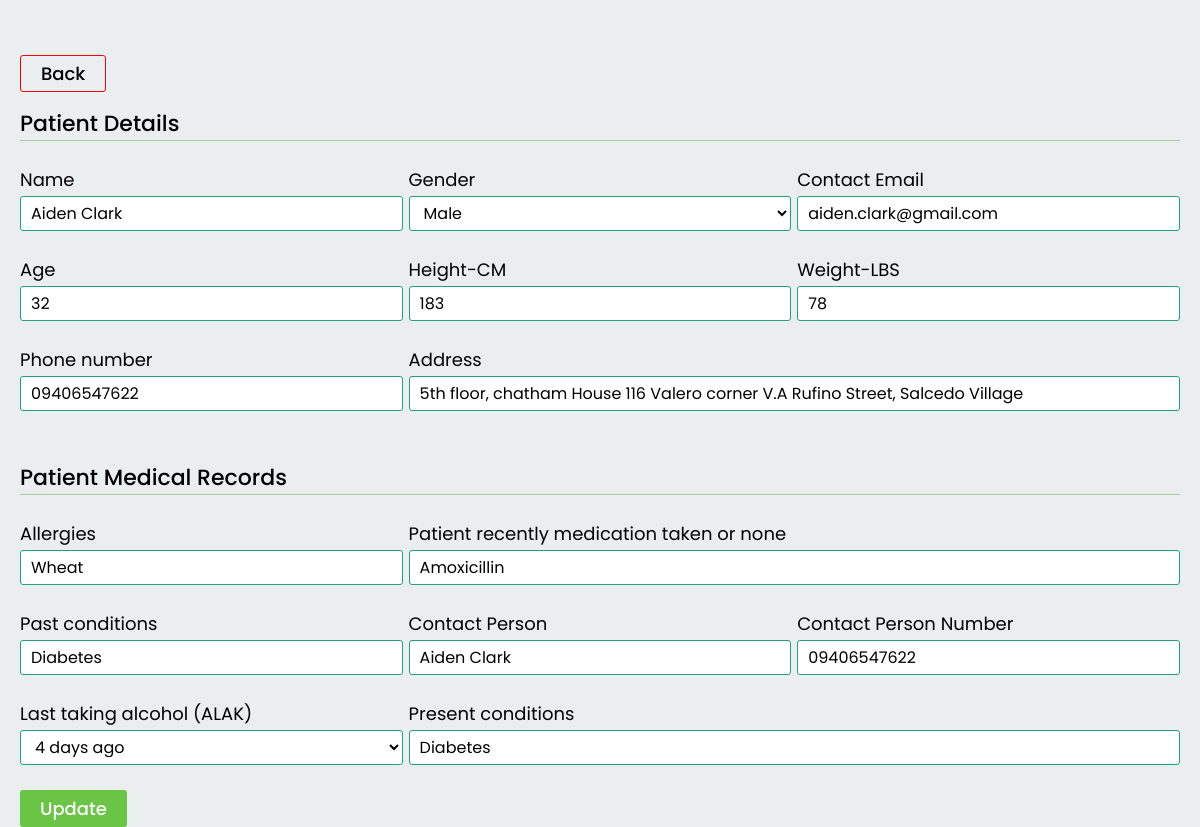
The page /pages/RecordUpdate.php?update=3 (signed in) on the database its author committed.
### tables this page shows
CREATE TABLE `records` (
  `record_id` int(255) NOT NULL,
  `names` varchar(255) NOT NULL,
  `gender` varchar(255) NOT NULL,
  `contactEmail` text NOT NULL,
  `edad` int(255) NOT NULL,
  `height` int(255) NOT NULL,
  `weightlbs` int(255) NOT NULL,
  `phoneNumber` varchar(255) NOT NULL,
  `addresss` varchar(255) NOT NULL,
  `allergies` text NOT NULL,
  `medication` text NOT NULL,
  `pastConditions` text NOT NULL,
  `contactPerson` text NOT NULL,
  `contactPersonNumber` varchar(255) NOT NULL,
  `alak` varchar(255) NOT NULL,
  `presentConditions` varchar(255) NOT NULL
);

### pages/RecordUpdate.php (the view, shortened to what this page needs)
<?php
    include '../backend/config.php';
?>
<?php
    if(isset($_GET['update'])) {
        $updateId = $_GET['update'];
    }
?>
<!DOCTYPE html>
<html lang="en">
<head>
    <link rel="stylesheet" href="https://cdn.jsdelivr.net/npm/boxicons@latest/css/boxicons.min.css">
    <link rel="stylesheet" href="../Assets/css/doctorsUpdate.css">
</head>
<body>
    <?php
        $dataQuery = "SELECT * FROM `records` WHERE `record_id` = $updateId";
        $doctor = mysqli_query($connect, $dataQuery);
        if (mysqli_num_rows($doctor) > 0){
            while ($fetch_doctor = mysqli_fetch_assoc($doctor)) {
    ?>
    <div class="update-container">
        <a href="doctors.php" class="back-button">Back</a>
        <div class="add-records-container" id="add-form">
            <form action="#" method="POST">
                <h1 style="margin-top: 20px;">Patient Details</h1><br>
                <div class="form-contain">
                    <div class="label-input">
                        <label for="name">Name</label>
                        <input value="<?php echo $fetch_doctor['names']; ?>" required type="text" name="name" placeholder="Firstname Lastname">
                    </div>
                    <div class="label-input">
                        <label for="gender">Gender</label>
                        <select required name="gender">
                            <option value="Male" <?php if ($fetch_doctor['gender'] == 'Male') echo 'selected'; ?>>Male</option>
                        </select>
                    </div>
                    <div class="label-input">
                        <label for="contact">Contact Email</label>
                        <input value="<?php echo $fetch_doctor['contactEmail']; ?>" required type="email" name="contact" placeholder="example@gmail.com">
                    </div>
                </div><br>
                <div class="form-contain">
                    <div class="label-input">
                        <label for="age">Age</label>
                        <input value="<?php echo $fetch_doctor['edad']; ?>" required type="text" name="age" placeholder="Edad">
                    </div>
                    <div class="label-input">
                        <label for="height">Height-CM</label>
                        <input value="<?php echo $fetch_doctor['height']; ?>" required type="number" max="300" min="0" name="height" placeholder="CM">
                    </div>
                    <div class="label-input">
                        <label for="weight">Weight-LBS</label>
                        <input value="<?php echo $fetch_doctor['weightlbs']; ?>" required type="number" max="300" min="0" name="weight" placeholder="LBS">
                    </div>
                </div><br>
                <div class="form-contain">
                    <div class="label-input">
                        <label for="phone">Phone number</label>
                        <input value="<?php echo $fetch_doctor['phoneNumber']; ?>" required type="text" name="phone" placeholder="09123456789">
                    </div>
                    <div class="label-input" style="width: 66.5%;">
                        <label for="address">Address</label>
                        <input value="<?php echo $fetch_doctor['addresss']; ?>" required type="text" name="address" placeholder="# Street City">
                    </div>
                </div><br><br>
                <h1>Patient Medical Records</h1><br>
                <div class="form-contain">
                    <div class="label-input">
                        <label for="allergies">Allergies</label>
                        <input value="<?php echo $fetch_doctor['allergies']; ?>" required type="text" name="allergies" placeholder="Food / Drinks / Medicine">
                    </div>
                    <div class="label-input" style="width: 66.5%;">
                        <label for="medication">Patient recently medication taken or none</label>
                        <input value="<?php echo $fetch_doctor['medication']; ?>" required type="text" name="medication" placeholder="Biogesic, Paracetamol, Etc.">
                    </div>
                </div><br>
                <div class="form-contain">
                    <div class="label-input">
                        <label for="conditions">Past conditions</label>
                        <input value="<?php echo $fetch_doctor['pastConditions']; ?>" required type="text" name="conditions" placeholder="Covid-19">
                    </div>
                    <div class="label-input">
                        <label for="contactPerson">Contact Person</label>
                        <input value="<?php echo $fetch_doctor['contactPerson']; ?>" required type="text" name="contactPerson" placeholder="Relatives, Guardian, Parents">
                    </div>
                    <div class="label-input">
                        <label for="contactPersonNumber">Contact Person Number</label>
                        <input value="<?php echo $fetch_doctor['contactPersonNumber']; ?>" required type="text" name="contactPersonNumber" placeholder="09123456789">
                    </div>
                </div><br>
                <div class="form-contain">
                    <div class="label-input">
                        <label for="alcohol">Last taking alcohol (ALAK)</label>
                        <select required name="alcohol">
                            <option value="4 days ago" <?php if ($fetch_doctor['alak'] == '4 days ago') echo 'selected'; ?>>4 days ago</option>
                        </select>
                    </div>
                    <div class="label-input" style="width: 66.5%;">
                        <label for="presentConditions">Present conditions</label>
                        <input value="<?php echo $fetch_doctor['presentConditions']; ?>" required type="text" name="presentConditions" placeholder="SARS VIRUS">
                    </div>
                </div><br>
                <button type="submit" name="submit" class="add-form-btn" onclick="return  confirm('You want to update this info?')">Update</button>
            </form>
        </div>
    </div>
    <?php
        }
    }
    ?>
</body>
</html>

### Assets/css/doctorsUpdate.css (style rules this page uses)
* { margin: 0; padding: 0; box-sizing: border-box; font-family: 'Poppins', sans-serif; }
body { background: #EAEEEF; }
.back-button { border: red 1px solid; padding: 5px 20px; color: black; font-weight: 500; font-size: 18px; cursor: pointer; border-radius: 3px; text-decoration: none; }
.update-container { max-width: 1640px; padding: 0 20px; margin: 0 auto; margin-top: 60px; }
.add-records-container h1 { border-bottom: 1px solid rgba(0, 128, 0, 0.301); font-size: 22px; font-weight: 500; }
.form-contain { display: flex; justify-content: space-between; }
.label-input { display: flex; flex-direction: column; gap: 3px; width: 33%; }
.add-records-container form label { font-size: 18px; }
.add-records-container form input, select { background-color: white; outline: none; border: #20A17D 1px solid; padding: 4px 10px; font-size: 16px; border-radius: 3px; }
.add-form-btn { background-color: #6AC445; padding: 5px 20px; color: white; font-weight: 500; font-size: 18px; cursor: pointer; border: none; border-radius: 3px; }

### rows shown on the page
records: name "Aiden Clark", gender "Male", contact "aiden.clark@gmail.com", age "32", height "183", weight "78", phone "09406547622", address "5th floor, chatham House 116 Valero corner V.A Rufino Street, Salcedo Village", allergies "Wheat", medication "Amoxicillin", conditions "Diabetes", contactPerson "Aiden Clark", contactPersonNumber "09406547622", alcohol "4 days ago", presentConditions "Diabetes"
